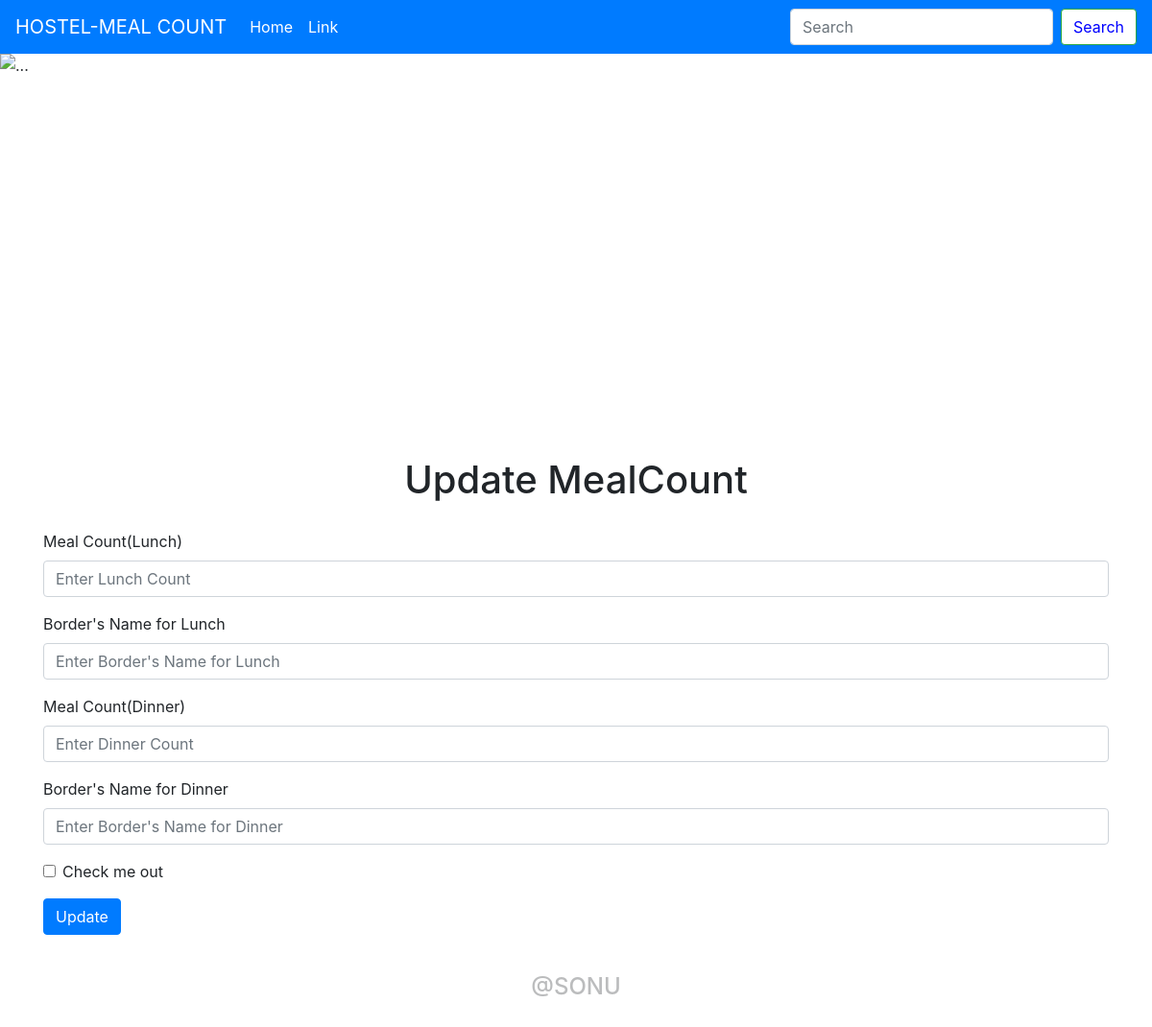
The page /update/1 on the database as committed earlier.
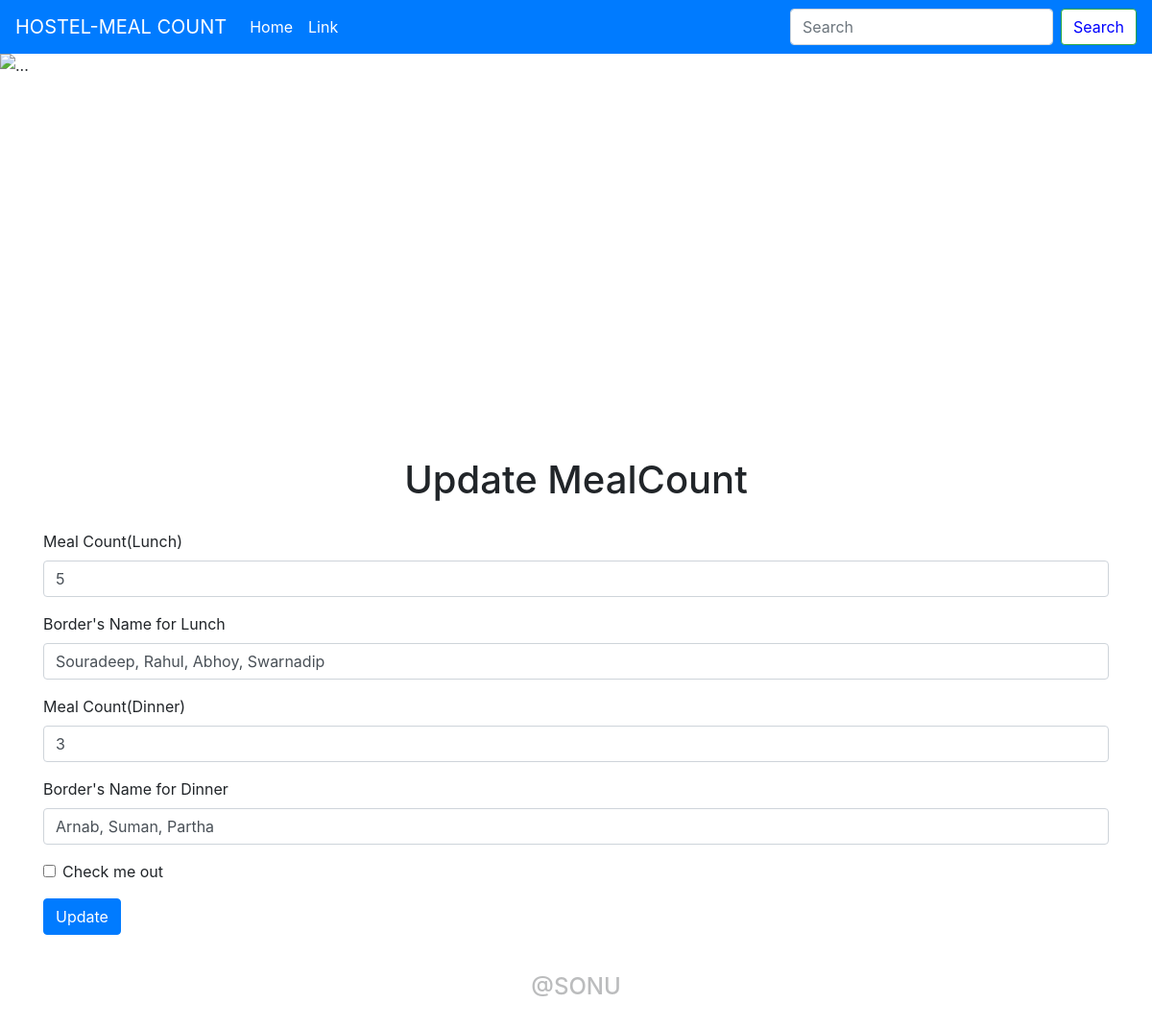
The same page on the database as committed later.
### app.py (models this page shows, shortened)
class Todo(db.Model):
    sno = db.Column(db.Integer, primary_key = True)
    title = db.Column(db.String(200), nullable = False)
    desc = db.Column(db.String(500), nullable = True)
    lunch = db.Column(db.String(500), nullable = True)
    desc2 = db.Column(db.String(500), nullable = True)
    dinner = db.Column(db.String(500), nullable = True)
    date_created = db.Column(db.DateTime, default = datetime.utcnow)

### app.py (the view, shortened to what this page needs)
@app.route("/update/<int:sno>", methods = ['GET', 'POST'])
def update(sno):
    todo = Todo.query.filter_by(sno=sno).first()
    return render_template('update.html', todo=todo)

### templates/update.html (shortened to what this page needs)
{% extends 'base.html' %}
{% block body%}
      <div class="container">
        <h1 style="text-align:center;padding:20px">Update MealCount</h1>
        <form action="/update/{{todo.sno}}" method="POST">
            <div class="form-group">
            <label for="desc">Meal Count(Lunch)</label>
            <input type="text" class="form-control" value="{{todo.desc}}" name="desc" id="exampleInputPassword1" placeholder="Enter Lunch Count">
            </div>
            <div class="form-group">
              <label for="desc">Border's Name for Lunch</label>
              <input type="text" class="form-control" value="{{todo.lunch}}" name="lunch" id="exampleInputPassword1" placeholder="Enter Border's Name for Lunch">
            </div>
            <div class="form-group">
              <label for="desc">Meal Count(Dinner)</label>
              <input type="text" class="form-control" value="{{todo.desc2}}" name="desc2" id="exampleInputPassword1" placeholder="Enter Dinner Count">
            </div>
            <div class="form-group">
              <label for="desc">Border's Name for Dinner</label>
              <input type="text" class="form-control" value="{{todo.dinner}}" name="dinner" id="exampleInputPassword1" placeholder="Enter Border's Name for Dinner">
            </div>
            <div class="form-group form-check">
            <input type="checkbox" class="form-check-input" id="exampleCheck1">
            <label class="form-check-label" for="exampleCheck1">Check me out</label>
            </div>
            <button type="submit" class="btn btn-primary" id="liveAlertBtn">Update</button>
        </form>
      </div>
{% endblock body %}

Rows that differ between the two databases and show on the page:
added Todo: desc "5", lunch "Souradeep, Rahul, Abhoy, Swarnadip", desc2 "3", dinner "Arnab, Suman, Partha"
